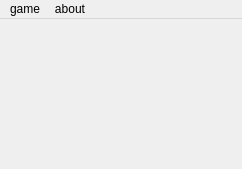
<?xml version="1.0" encoding="UTF-8"?>
<ui version="4.0">
 <class>MainWindow</class>
 <widget class="QMainWindow" name="MainWindow">
  <property name="geometry">
   <rect>
    <x>0</x>
    <y>0</y>
    <width>242</width>
    <height>169</height>
   </rect>
  </property>
  <property name="windowTitle">
   <string>MainWindow</string>
  </property>
  <widget class="QWidget" name="centralWidget"/>
  <widget class="QMenuBar" name="menuBar">
   <property name="geometry">
    <rect>
     <x>0</x>
     <y>0</y>
     <width>242</width>
     <height>23</height>
    </rect>
   </property>
   <widget class="QMenu" name="menuGame">
    <property name="title">
     <string>game</string>
    </property>
    <addaction name="actionPrimary"/>
    <addaction name="actionMiddle"/>
    <addaction name="actionSenior"/>
    <addaction name="actionUser_defined"/>
    <addaction name="actionQuit"/>
   </widget>
   <widget class="QMenu" name="menuAbout">
    <property name="title">
     <string>about</string>
    </property>
    <addaction name="actionHelp"/>
    <addaction name="actionHow_to_play"/>
    <addaction name="actionAbout"/>
   </widget>
   <addaction name="menuGame"/>
   <addaction name="menuAbout"/>
  </widget>
  <action name="actionPrimary">
   <property name="text">
    <string>Primary</string>
   </property>
  </action>
  <action name="actionMiddle">
   <property name="text">
    <string>Middle</string>
   </property>
  </action>
  <action name="actionSenior">
   <property name="text">
    <string>Senior</string>
   </property>
  </action>
  <action name="actionUser_defined">
   <property name="text">
    <string>User-defined</string>
   </property>
  </action>
  <action name="actionQuit">
   <property name="text">
    <string>Quit</string>
   </property>
  </action>
  <action name="actionHelp">
   <property name="text">
    <string>Help</string>
   </property>
  </action>
  <action name="actionAbout">
   <property name="text">
    <string>About  author</string>
   </property>
  </action>
  <action name="actionHow_to_play">
   <property name="text">
    <string>How to play</string>
   </property>
  </action>
 </widget>
 <layoutdefault spacing="6" margin="11"/>
 <resources/>
 <connections/>
</ui>
